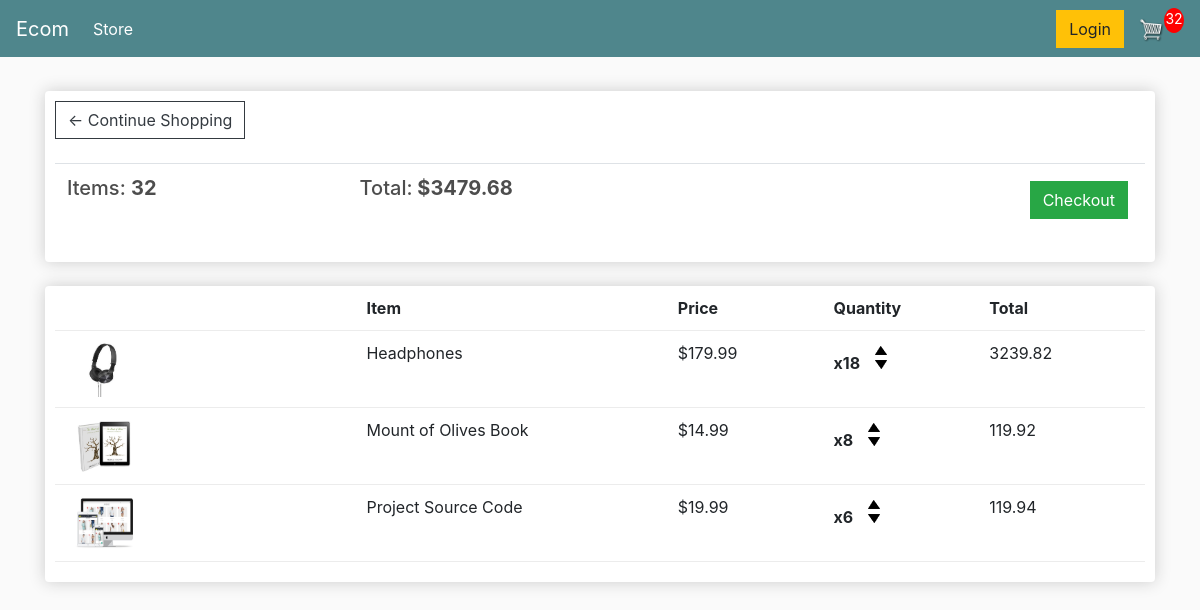
The app's page /cart/ (signed in) with its own data.
### store/models.py (models this page shows, shortened)
class Order(models.Model):
    customer = models.ForeignKey(Customer, on_delete=models.SET_NULL, null=True, blank=True)
    date_ordered = models.DateTimeField(auto_now_add=True)
    complete = models.BooleanField(default=False)
    transaction_id = models.CharField(max_length=100, null=True)
    @property
    def get_cart_total(self):
        orderitems = self.orderitem_set.all()
        total = sum([item.get_total() for item in orderitems])
        return total
    @property
    def get_cart_items(self):
        orderitems = self.orderitem_set.all()
        total = sum([item.quantity for item in orderitems])
        return total

class OrderItem(models.Model):
    product = models.ForeignKey(Product, on_delete=models.SET_NULL, null=True)
    order = models.ForeignKey(Order, on_delete=models.SET_NULL, null=True)
    quantity = models.IntegerField(default=0, null=True, blank=True)
    date_added = models.DateTimeField(auto_now_add=True)
    def get_total(self):
        total = self.product.price * self.quantity
        return total

class Product(models.Model):
    name = models.CharField(max_length=200)
    price = models.DecimalField(max_digits=7, decimal_places=2)
    digital = models.BooleanField(default=False, null=True, blank=True)
    image = models.ImageField(null=True, blank=True)
    @property
    def imageURL(self):
        try:
            url = self.image.url
        except:
            url = ''
        return url

### store/views.py (the view)
# urls.py: path("cart/", views.cart, name="cart"),
def cart(request):
    if request.user.is_authenticated:
        customer = request.user.customer
        order, created = Order.objects.get_or_create(customer=customer, complete=False)
        items = order.orderitem_set.all()
        cartItems = order.get_cart_items
    else:
        items = []
        order = {'get_cart_total': 0, 'get_cart_items': 0}
        cartItems = order['get_cart_items']
    return render(request, 'store/cart.html', context={'items': items, 'order': order, 'cartItems': cartItems})

### store/templates/store/cart.html
{% extends 'store/main.html' %}
{% load static %}
{% block content %}
    <div class="row">
        <div class="col-lg-12">
            <div class="box-element">
                <a class="btn btn-outline-dark" href="{% url 'store' %}">&#x2190; Continue Shopping</a>
                <br>
                <br>
                <table class="table">
                    <tr>
                        <th><h5>Items: <strong>{{ order.get_cart_items }}</strong></h5></th>
                        <th><h5>Total:<strong> ${{ order.get_cart_total|floatformat:2 }}</strong></h5></th>
                        <th>
                            <a style="float:right; margin:5px;" class="btn btn-success" href="{% url 'checkout' %}">Checkout</a>
                        </th>
                    </tr>
                </table>
            </div>
            <br>
            <div class="box-element">
                <div class="cart-row">
                    <div style="flex:2"></div>
                    <div style="flex:2"><strong>Item</strong></div>
                    <div style="flex:1"><strong>Price</strong></div>
                    <div style="flex:1"><strong>Quantity</strong></div>
                    <div style="flex:1"><strong>Total</strong></div>
                </div>
                {% for item in items %}
                    <div class="cart-row">
                        <div style="flex:2"><img class="row-image" src="{{ item.product.imageURL }}"></div>
                        <div style="flex:2"><p>{{ item.product.name }}</p></div>
                        <div style="flex:1"><p>${{ item.product.price|floatformat:2 }}</p></div>
                        <div style="flex:1">
                            <p class="quantity">x{{ item.quantity }}</p>
                            <div class="quantity">
                                <img data-product="{{ item.product.id }}" data-action="add" class="chg-quantity update-cart" src="{% static  'images/arrow-up.png' %}">
                                <img data-product="{{ item.product.id }}" data-action="remove" class="chg-quantity update-cart" src="{% static  'images/arrow-down.png' %}">
                            </div>
                        </div>
                        <div style="flex:1"><p>{{ item.get_total }}</p></div>
                    </div>
                {% endfor %}
            </div>
        </div>
        </div>
    </div>
{% endblock content %}

### static/css/main.css (style rules this page uses)
body { background-color: hsl(0, 0%, 98%); }
h1,h2,h3,h4,h5,h6 { color:hsl(0, 0%, 30%); }
.box-element { box-shadow:hsl(0, 0%, 80%) 0 0 16px; background-color: #fff; border-radius: 4px; padding: 10px; }
.col-lg-4, .col-lg-6, .col-lg-8, .col-lg-12 { margin-top: 10px; }
.btn { border-radius: 0; }
.row-image { width: 100px; }
.cart-row { display: flex; align-items: flex-stretch; padding-bottom: 10px; margin-bottom: 10px; border-bottom: 1px solid #ececec; }
.quantity { display: inline-block; font-weight: 700; padding-right:10px; }
.chg-quantity { width: 12px; cursor: pointer; display: block; margin-top: 5px; transition:.1s; }

### records on screen
Order: get_cart_items "32", get_cart_total "3479.68"
OrderItem: product.imageURL (picture), product.name "Headphones", product.price "179.99", quantity "18", get_total "3239.82"
OrderItem: product.imageURL (picture), product.name "Mount of Olives Book", product.price "14.99", quantity "8", get_total "119.92"
OrderItem: product.imageURL (picture), product.name "Project Source Code", product.price "19.99", quantity "6", get_total "119.94"

### other values on screen
{{ cartItems }} "32"
